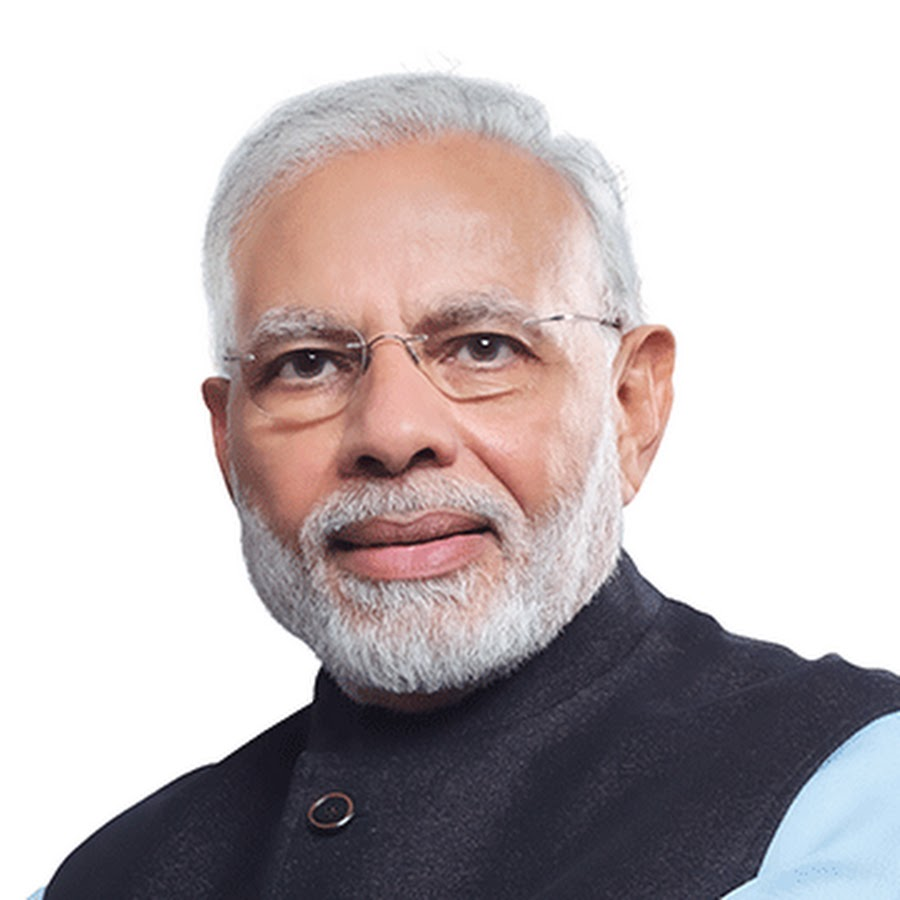
#> input picture test2.jpg, 900 x 900 px
$ python Face_taker.py
#> lines starting #> are read from the running program, lines starting #| are printed output that depends on the picture; after the words box and inside, x2 and y2 are one past the last pixel; in counts of white or black regions, pixels touching at a corner belong together
import numpy as np
import cv2
faceCascade = cv2.CascadeClassifier('haarcascade_frontalface_default.xml')
count = 0

face_detector = cv2.CascadeClassifier('haarcascade_frontalface_default.xml')
# For each person, enter one unique numeric face id
face_id = input('\n enter user id and press <return> -->  ')
print("\n [INFO] Initializing face capture. Look the camera and wait ...")


while(True):
    imgTest = cv2.imread('test2.jpg')
#> imgTest is the input picture: shape (900, 900, 3); mean B, G, R 187.1, 185.8, 194.3
    #ret, img = cam.read()
    gray = cv2.cvtColor(imgTest, cv2.COLOR_BGR2GRAY)
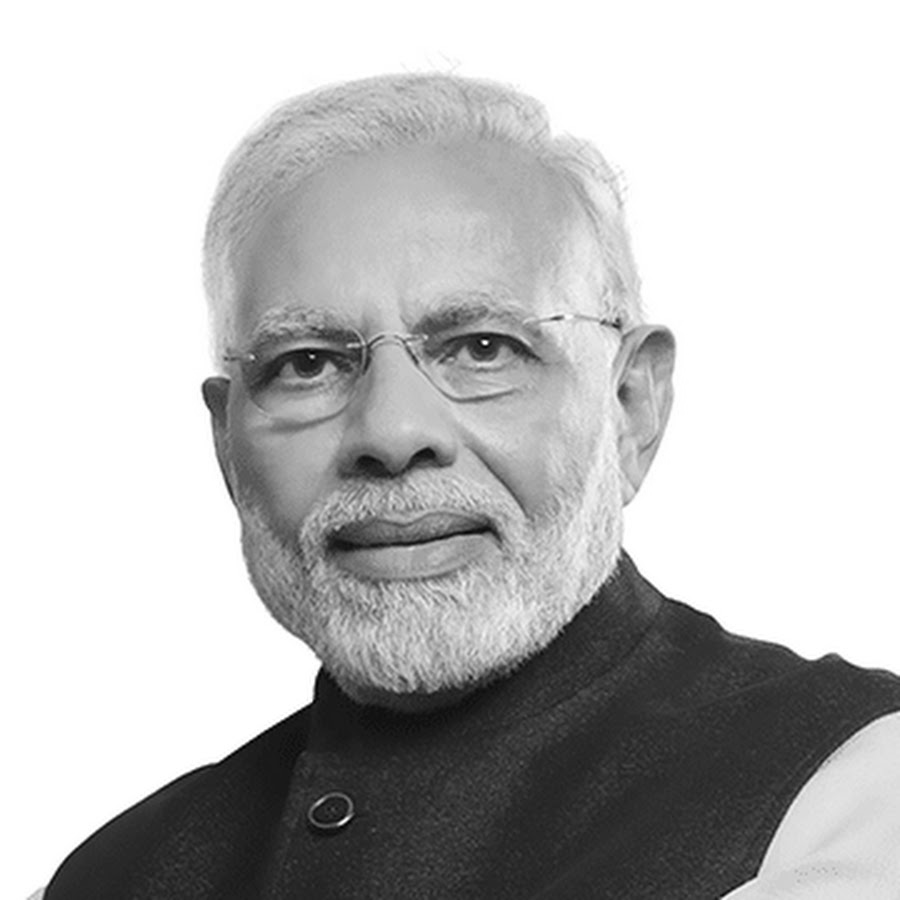
#> gray: shape (900, 900); min 1, max 255, mean 188.5
    faces = face_detector.detectMultiScale(gray, 1.3, 5)
#> faces = [[159, 163, 486, 486]]

    for (x,y,w,h) in faces:

        cv2.rectangle(imgTest, (x,y), (x+w,y+h), (255,0,0), 2)
        count += 1

        # Save the captured image into the datasets folder
        cv2.imwrite("images/User." + str(face_id) + '.' + str(count) + ".jpg", gray[y:y+h,x:x+w])
#> this loop made 1 pass
#> (x, y, w, h, count) on pass 1: (159, 163, 486, 486, 1)
#> pass 1, `cv2.imwrite("images/User." + str(face_id) + '.' + str(count) + ".jpg",..`:
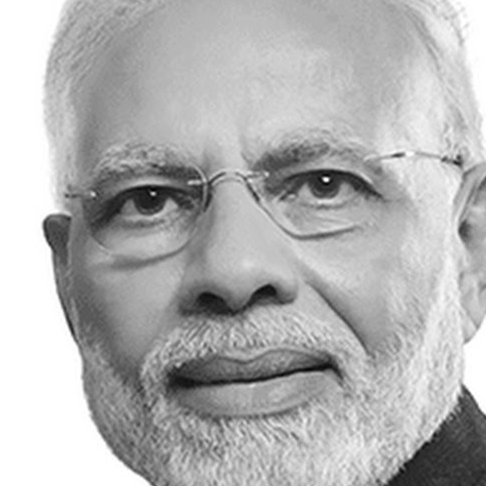
#> saved as User..1.jpg: shape (486, 486); min 1, max 255, mean 178.8
#> after the loop:
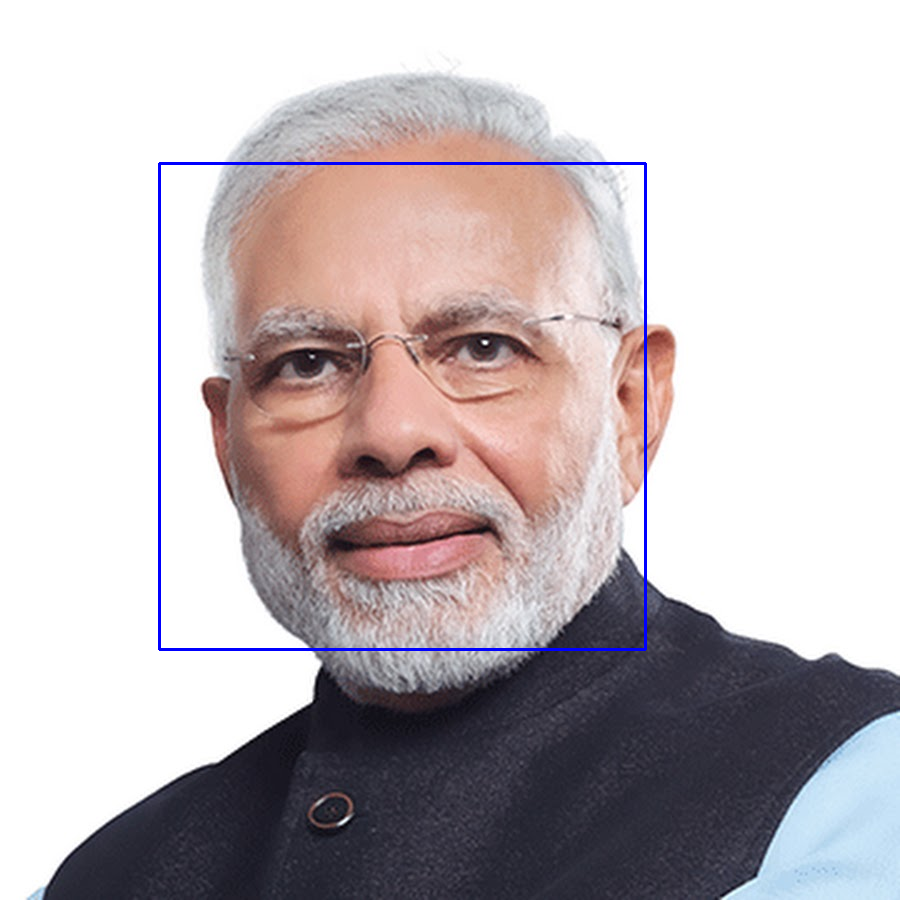
#> imgTest: shape (900, 900, 3); 0.72% of pixels changed, all inside (x1, y1, x2, y2) = (158, 162, 647, 651)
#> after the loop, count = 1
    k = cv2.waitKey(100) & 0xff # Press 'ESC' for exiting video
#> (key Esc is pressed here)
    if k == 27:
        break
    elif count >= 50: # Take 50 face sample and stop video
         break


print("\n [INFO] Exiting Program.")
